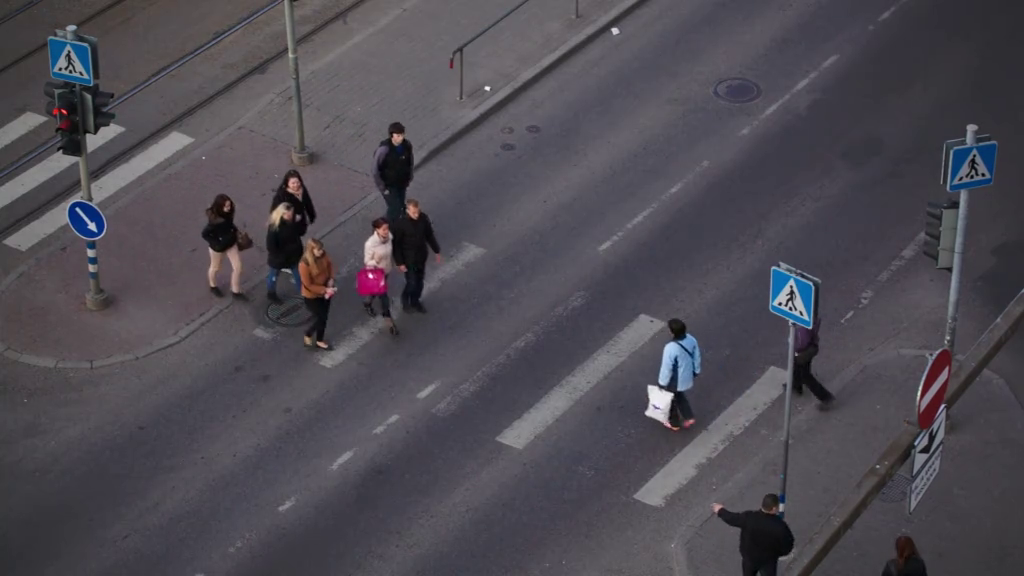
#> input picture frame 27 of people1.mp4, 1024 x 576 px, given in place of the camera
$ jupyter execute Untitled-1.ipynb   (text cells are left out)
#> lines starting #> are read from the running program, lines starting #| are printed output that depends on the picture; pictures that were not available may be replaced by others from this repository, and a replacement may not be noted
[cell 1]
import cv2
import imutils

[cell 2]
cap = cv2.VideoCapture(0)

while True:
    success, frame = cap.read()
#> frame is the input picture: shape (576, 1024, 3); mean B, G, R 82.5, 74.8, 78.2

    cv2.imshow('Video Stream', frame)
    if cv2.waitKey(1) & 0xFF == 27:
#> (key q is pressed here)
        break

cap.release()
cv2.destroyAllWindows()

[cell 3]
import cv2
cap = cv2.VideoCapture('people2.mp4')
height, width = int(cap.get(3)), int(cap.get(4))

avg = None

fourcc = cv2.VideoWriter_fourcc(*'H264')
out = cv2.VideoWriter('output_video.mp4', fourcc, 20.0, (500, int((500 / width) * height)))

while True:
    success, frame = cap.read()
    if not success:
        print("Reading frame failed")
        break

    height, width = frame.shape[:2]
#> height = 576; width = 1024
    # 500 px ширина, а высота считается с сохранением пропорций видео
    frame = cv2.resize(frame, (500, int((500 / width) * height)))
#> frame: shape (281, 500, 3)

    gray = cv2.cvtColor(frame, cv2.COLOR_BGR2GRAY)
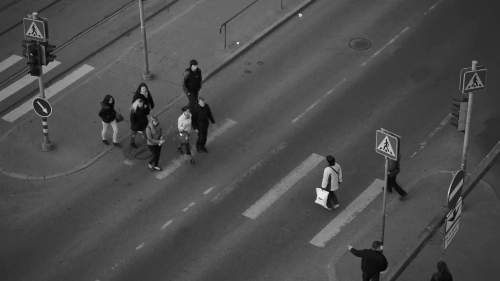
#> gray: shape (281, 500); min 1, max 239, mean 76.6
    gray = cv2.GaussianBlur(gray, (21, 21), 0)
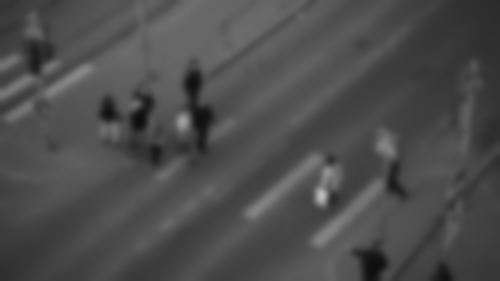
#> gray: shape (281, 500); min 13, max 192, mean 76.6

    if avg is None:
        print("[INFO] starting background model...")
        avg = gray.copy().astype("float")
        continue

    cv2.accumulateWeighted(gray, avg, 0.35)
    frameDelta = cv2.absdiff(gray, cv2.convertScaleAbs(avg))

    thresh = cv2.threshold(frameDelta, 5, 255, cv2.THRESH_BINARY)[1]
    thresh = cv2.dilate(thresh, None, iterations=2)
    cnts = cv2.findContours(thresh.copy(), cv2.RETR_EXTERNAL, cv2.CHAIN_APPROX_SIMPLE)
    cnts = imutils.grab_contours(cnts)

    for c in cnts:
        if cv2.contourArea(c) < 300:
            continue
        (x, y, w, h) = cv2.boundingRect(c)
        cv2.rectangle(frame, (x, y), (x + w, y + h), (0, 255, 0), 2)

    cv2.imshow('Original', frame)
    cv2.imshow("Thresh", thresh)
    cv2.imshow("Frame Delta", frameDelta)
    out.write(frame)

    if cv2.waitKey(1) & 0xFF == ord('q'):
        break

cap.release()
out.release()
cv2.destroyAllWindows()

$ run again, starting later in the video
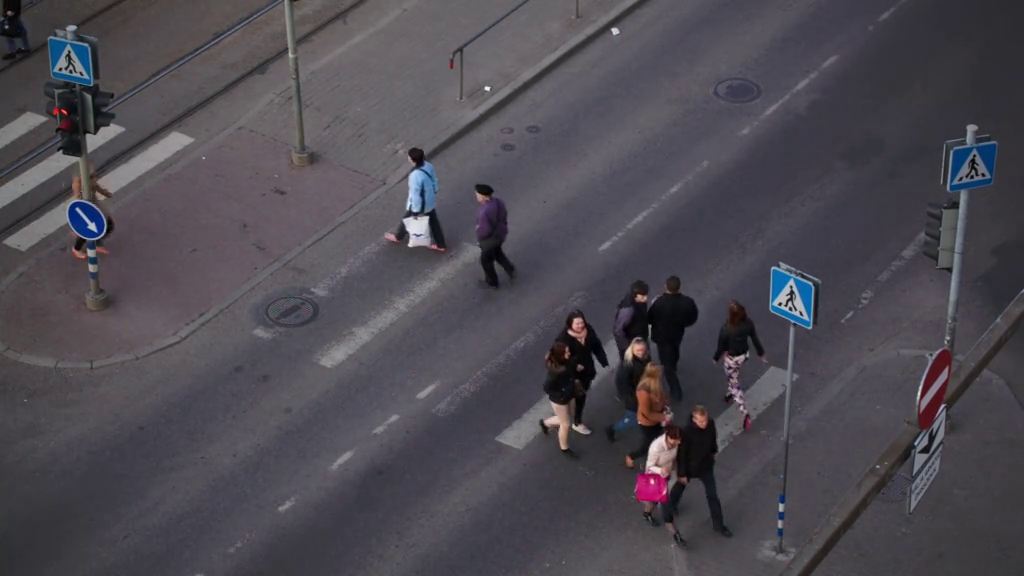
#> input picture frame 125 of people1.mp4, 1024 x 576 px, given in place of the camera
#> frame is the input picture: shape (576, 1024, 3); mean B, G, R 81.3, 73.7, 77.4
#> frame: shape (281, 500, 3)
#> `gray = cv2.cvtColor(frame, cv2.COLOR_BGR2GRAY)`:
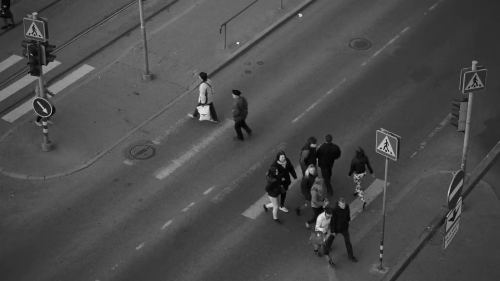
#> gray: shape (281, 500); min 1, max 238, mean 75.6
#> `gray = cv2.GaussianBlur(gray, (21, 21), 0)`:
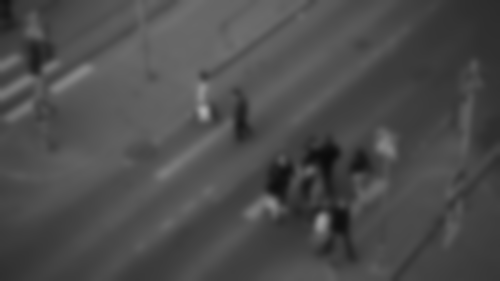
#> gray: shape (281, 500); min 11, max 173, mean 75.6

$ run again, starting later in the video
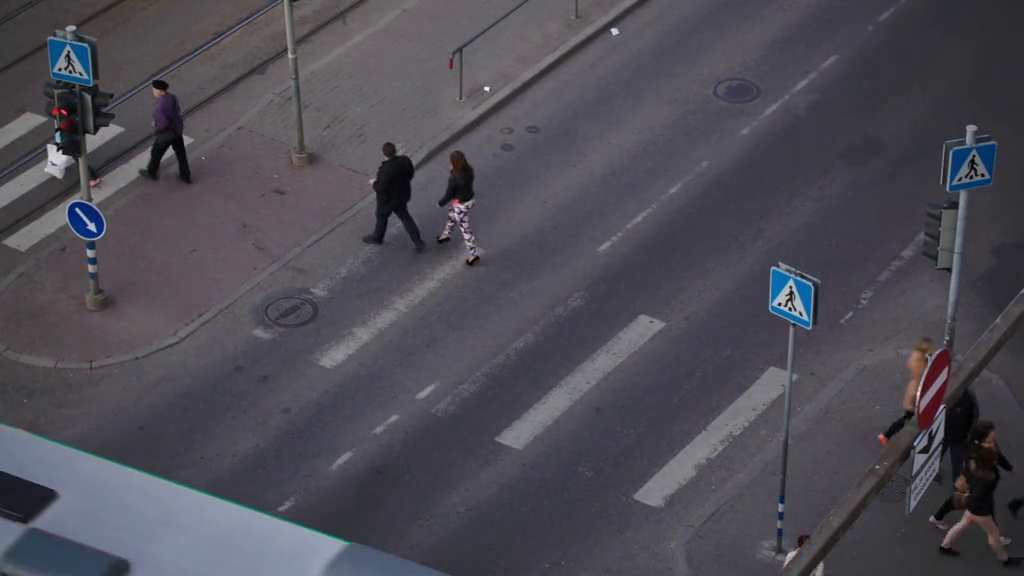
#> input picture frame 222 of people1.mp4, 1024 x 576 px, given in place of the camera
#> frame is the input picture: shape (576, 1024, 3); mean B, G, R 84.7, 75.9, 77.9
#> frame: shape (281, 500, 3)
#> `gray = cv2.cvtColor(frame, cv2.COLOR_BGR2GRAY)`:
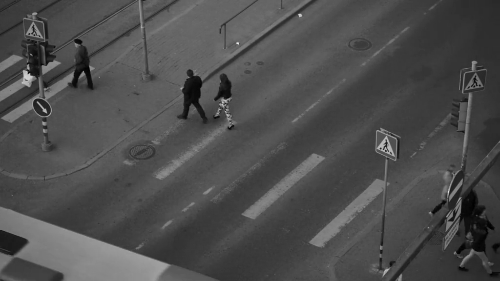
#> gray: shape (281, 500); min 0, max 231, mean 77.4
#> `gray = cv2.GaussianBlur(gray, (21, 21), 0)`:
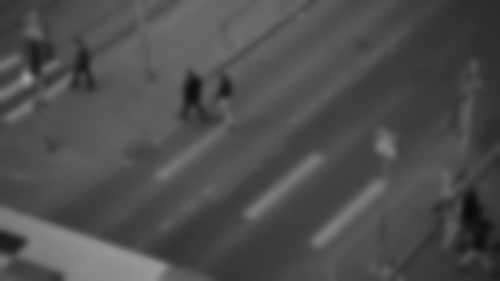
#> gray: shape (281, 500); min 9, max 155, mean 77.4
